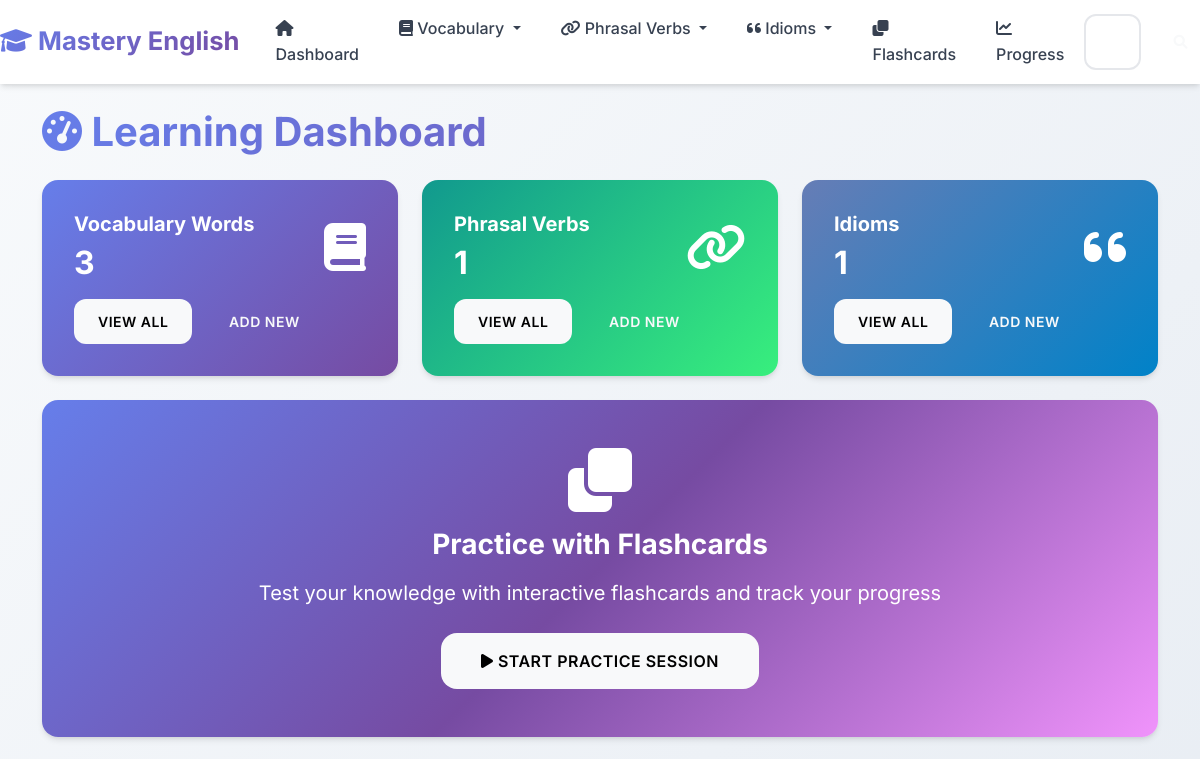
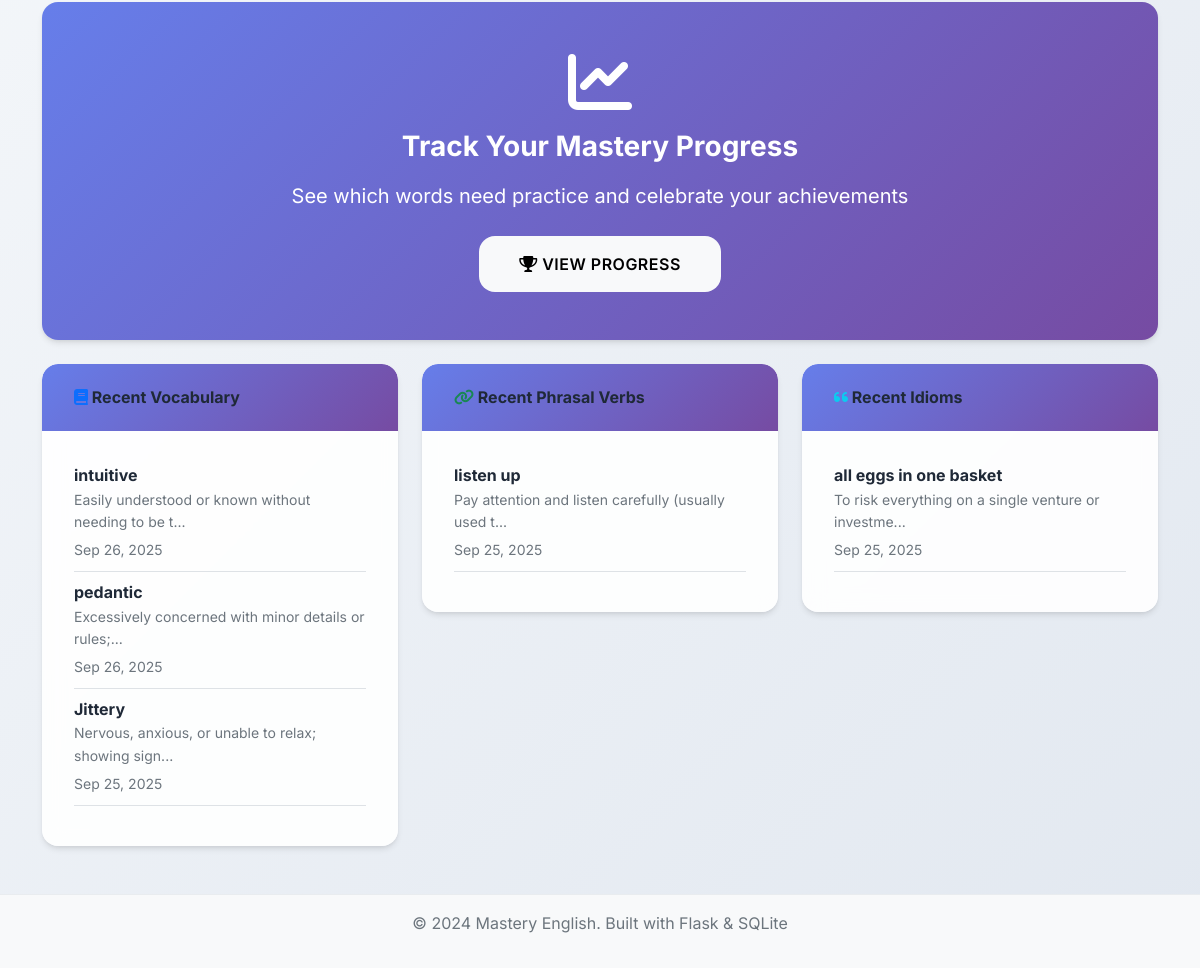
Before: / with the older database file (2 pictures, top to bottom).
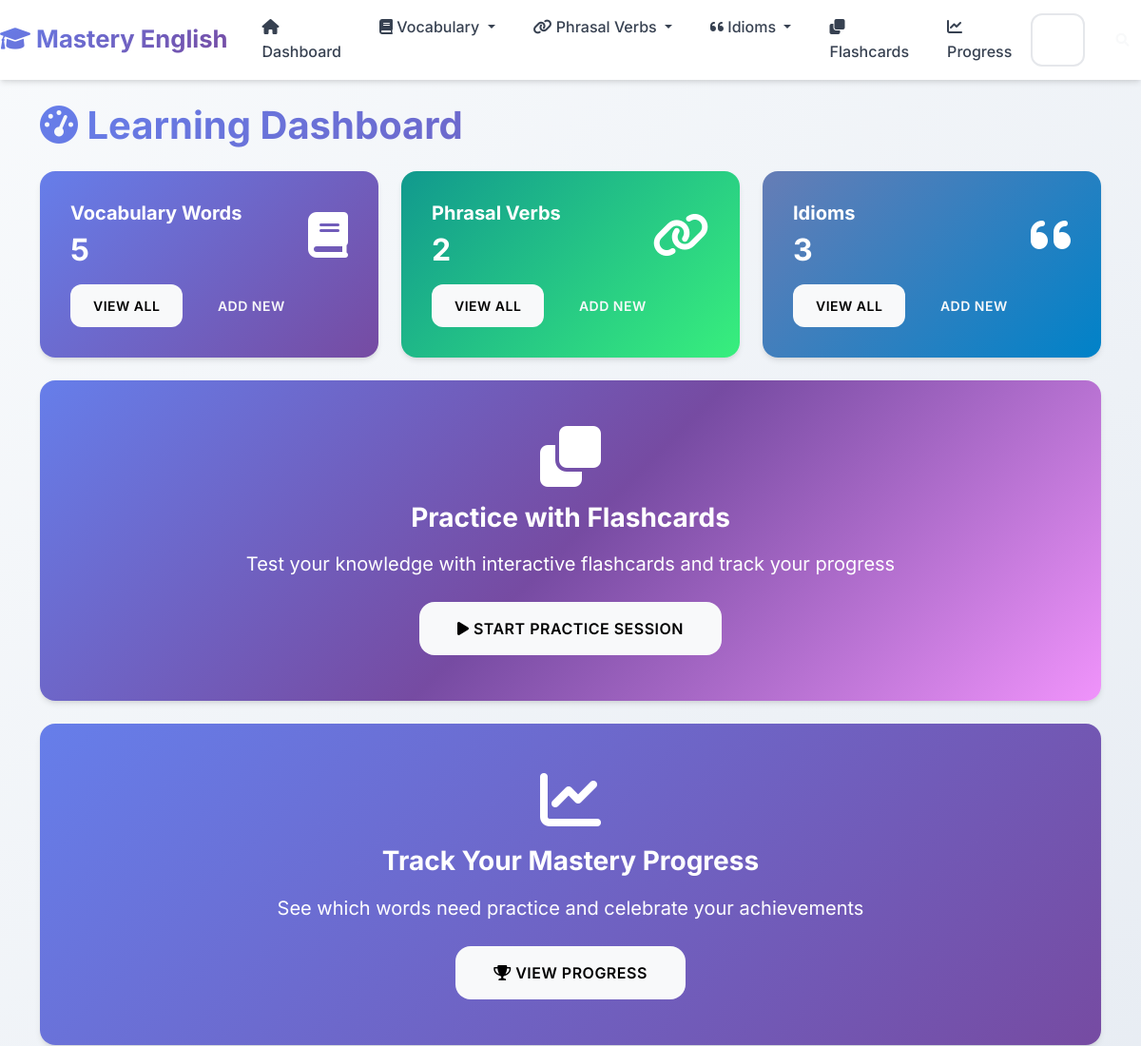
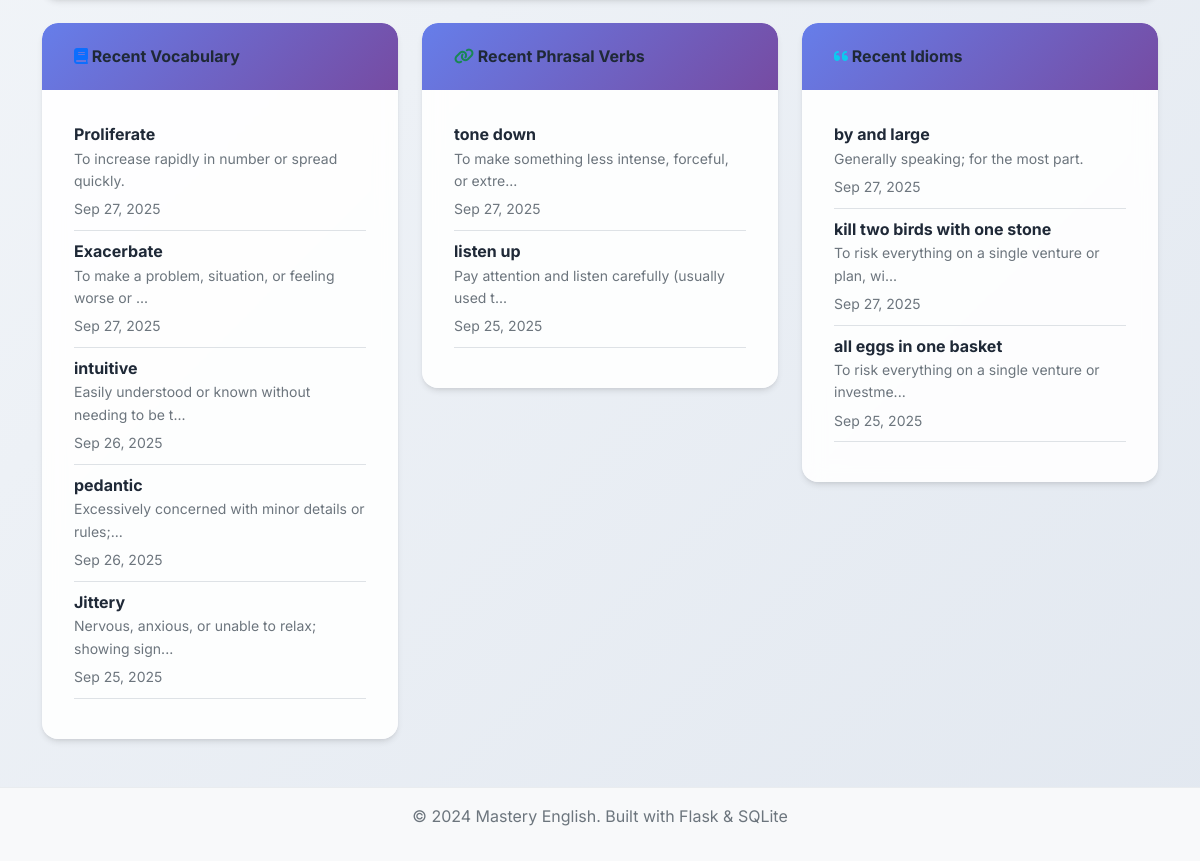
After: the same page with the newer database file (2 pictures, top to bottom).
### app.py (models this page shows, shortened)
class VocabularyWord(db.Model):
    __tablename__ = 'vocabulary_words'
    id = db.Column(db.Integer, primary_key=True)
    word = db.Column(db.String(100), nullable=False)
    definition = db.Column(db.Text, nullable=False)
    example_sentence = db.Column(db.Text)
    pronunciation = db.Column(db.String(100))
    part_of_speech = db.Column(db.String(50))
    difficulty_level = db.Column(db.String(20), default='medium')
    date_added = db.Column(db.DateTime, default=datetime.utcnow)
    times_practiced = db.Column(db.Integer, default=0)
    last_practiced = db.Column(db.DateTime)
    mastery_level = db.Column(db.Integer, default=0)

class PhrasalVerb(db.Model):
    __tablename__ = 'phrasal_verbs'
    id = db.Column(db.Integer, primary_key=True)
    phrasal_verb = db.Column(db.String(100), nullable=False)
    meaning = db.Column(db.Text, nullable=False)
    example_sentence = db.Column(db.Text)
    separable = db.Column(db.Boolean, default=False)
    difficulty_level = db.Column(db.String(20), default='medium')
    date_added = db.Column(db.DateTime, default=datetime.utcnow)
    times_practiced = db.Column(db.Integer, default=0)
    last_practiced = db.Column(db.DateTime)
    mastery_level = db.Column(db.Integer, default=0)

class Idiom(db.Model):
    __tablename__ = 'idioms'
    id = db.Column(db.Integer, primary_key=True)
    idiom = db.Column(db.String(200), nullable=False)
    meaning = db.Column(db.Text, nullable=False)
    example_sentence = db.Column(db.Text)
    origin = db.Column(db.Text)
    difficulty_level = db.Column(db.String(20), default='medium')
    date_added = db.Column(db.DateTime, default=datetime.utcnow)
    times_practiced = db.Column(db.Integer, default=0)
    last_practiced = db.Column(db.DateTime)
    mastery_level = db.Column(db.Integer, default=0)

### app.py (the view)
@app.route('/')
def index():
    vocab_count = VocabularyWord.query.count()
    phrasal_count = PhrasalVerb.query.count()
    idiom_count = Idiom.query.count()
    recent_vocab = VocabularyWord.query.order_by(VocabularyWord.date_added.desc()).limit(5).all()
    recent_phrasal = PhrasalVerb.query.order_by(PhrasalVerb.date_added.desc()).limit(5).all()
    recent_idioms = Idiom.query.order_by(Idiom.date_added.desc()).limit(5).all()
    return render_template('index.html',
                         vocab_count=vocab_count,
                         phrasal_count=phrasal_count,
                         idiom_count=idiom_count,
                         recent_vocab=recent_vocab,
                         recent_phrasal=recent_phrasal,
                         recent_idioms=recent_idioms)

### templates/index.html (shortened to what this page needs)
{% extends "base.html" %}
{% block content %}
<div class="row">
    <div class="col-12">
        <h1 class="mb-4">
            <i class="fas fa-tachometer-alt"></i> Learning Dashboard
        </h1>
    </div>
</div>
<div class="row mb-4">
    <div class="col-md-4">
        <div class="card dashboard-card text-white" style="background: var(--gradient-primary);">
            <div class="card-body">
                <div class="d-flex justify-content-between">
                    <div>
                        <h5 class="card-title text-white">Vocabulary Words</h5>
                        <h2 class="mb-0 text-white">{{ vocab_count }}</h2>
                    </div>
                    <div class="align-self-center floating-element">
                        <i class="fas fa-book fa-3x"></i>
                    </div>
                </div>
                <div class="mt-3">
                    <a href="{{ url_for('vocabulary_list') }}" class="btn btn-light btn-sm me-2">View All</a>
                    <a href="{{ url_for('add_vocabulary') }}" class="btn btn-outline-light btn-sm">Add New</a>
                </div>
            </div>
        </div>
    </div>
    <div class="col-md-4">
        <div class="card dashboard-card text-white" style="background: var(--gradient-success);">
            <div class="card-body">
                <div class="d-flex justify-content-between">
                    <div>
                        <h5 class="card-title text-white">Phrasal Verbs</h5>
                        <h2 class="mb-0 text-white">{{ phrasal_count }}</h2>
                    </div>
                    <div class="align-self-center floating-element">
                        <i class="fas fa-link fa-3x"></i>
                    </div>
                </div>
                <div class="mt-3">
                    <a href="{{ url_for('phrasal_verbs_list') }}" class="btn btn-light btn-sm me-2">View All</a>
                    <a href="{{ url_for('add_phrasal_verb') }}" class="btn btn-outline-light btn-sm">Add New</a>
                </div>
            </div>
        </div>
    </div>
    <div class="col-md-4">
        <div class="card dashboard-card text-white" style="background: var(--gradient-info);">
            <div class="card-body">
                <div class="d-flex justify-content-between">
                    <div>
                        <h5 class="card-title text-white">Idioms</h5>
                        <h2 class="mb-0 text-white">{{ idiom_count }}</h2>
                    </div>
                    <div class="align-self-center floating-element">
                        <i class="fas fa-quote-left fa-3x"></i>
                    </div>
                </div>
                <div class="mt-3">
                    <a href="{{ url_for('idioms_list') }}" class="btn btn-light btn-sm me-2">View All</a>
                    <a href="{{ url_for('add_idiom') }}" class="btn btn-outline-light btn-sm">Add New</a>
                </div>
            </div>
        </div>
    </div>
</div>
<div class="row mb-4">
    <div class="col-12">
        <div class="card dashboard-card" style="background: var(--gradient-hero); color: white;">
            <div class="card-body text-center py-5">
                <div class="floating-element">
                    <i class="fas fa-clone fa-4x mb-3"></i>
                </div>
                <h3 class="card-title text-white mb-3">
                    Practice with Flashcards
                </h3>
                <p class="card-text text-white fs-5 mb-4">Test your knowledge with interactive flashcards and track your progress</p>
                <a href="{{ url_for('flashcards_menu') }}" class="btn btn-light btn-lg pulse-primary">
                    <i class="fas fa-play"></i> Start Practice Session
                </a>
            </div>
        </div>
    </div>
</div>
<div class="row mb-4">
    <div class="col-12">
        <div class="card dashboard-card" style="background: linear-gradient(135deg, #667eea 0%, #764ba2 100%); color: white;">
            <div class="card-body text-center py-5">
                <div class="floating-element">
                    <i class="fas fa-chart-line fa-4x mb-3"></i>
                </div>
                <h3 class="card-title text-white mb-3">
                    Track Your Mastery Progress
                </h3>
                <p class="card-text text-white fs-5 mb-4">See which words need practice and celebrate your achievements</p>
                <a href="{{ url_for('progress') }}" class="btn btn-light btn-lg pulse-primary">
                    <i class="fas fa-trophy"></i> View Progress
                </a>
            </div>
        </div>
    </div>
</div>
<div class="row">
    <div class="col-md-4">
        <div class="card">
            <div class="card-header">
                <h6 class="mb-0">
                    <i class="fas fa-book text-primary"></i> Recent Vocabulary
                </h6>
            </div>
            <div class="card-body">
                {% if recent_vocab %}
                    {% for word in recent_vocab %}
                        <div class="border-bottom pb-2 mb-2">
                            <strong>{{ word.word }}</strong>
                            <p class="mb-1 text-muted small">{{ word.definition[:50] }}{% if word.definition|length > 50 %}...{% endif %}</p>
                            <small class="text-muted">{{ word.date_added.strftime('%b %d, %Y') }}</small>
                        </div>
                    {% endfor %}
                {% else %}
                    <p class="text-muted">No vocabulary words yet.</p>
                {% endif %}
            </div>
        </div>
    </div>
    <div class="col-md-4">
        <div class="card">
            <div class="card-header">
                <h6 class="mb-0">
                    <i class="fas fa-link text-success"></i> Recent Phrasal Verbs
                </h6>
            </div>
            <div class="card-body">
                {% if recent_phrasal %}
                    {% for phrasal in recent_phrasal %}
                        <div class="border-bottom pb-2 mb-2">
                            <strong>{{ phrasal.phrasal_verb }}</strong>
                            <p class="mb-1 text-muted small">{{ phrasal.meaning[:50] }}{% if phrasal.meaning|length > 50 %}...{% endif %}</p>
                            <small class="text-muted">{{ phrasal.date_added.strftime('%b %d, %Y') }}</small>
                        </div>
                    {% endfor %}
                {% else %}
                    <p class="text-muted">No phrasal verbs yet.</p>
                {% endif %}
            </div>
        </div>
    </div>
    <div class="col-md-4">
        <div class="card">
            <div class="card-header">
                <h6 class="mb-0">
                    <i class="fas fa-quote-left text-info"></i> Recent Idioms
                </h6>
            </div>
            <div class="card-body">
                {% if recent_idioms %}
                    {% for idiom in recent_idioms %}
                        <div class="border-bottom pb-2 mb-2">
                            <strong>{{ idiom.idiom }}</strong>
                            <p class="mb-1 text-muted small">{{ idiom.meaning[:50] }}{% if idiom.meaning|length > 50 %}...{% endif %}</p>
                            <small class="text-muted">{{ idiom.date_added.strftime('%b %d, %Y') }}</small>
                        </div>
                    {% endfor %}
                {% else %}
                    <p class="text-muted">No idioms yet.</p>
                {% endif %}
            </div>
        </div>
    </div>
</div>
{% endblock %}

### templates/base.html (shortened to what this page needs)
<!DOCTYPE html>
<html lang="en">
<head>
    <link href="https://cdn.jsdelivr.net/npm/bootstrap@5.1.3/dist/css/bootstrap.min.css" rel="stylesheet">
    <link href="https://cdnjs.cloudflare.com/ajax/libs/font-awesome/6.0.0/css/all.min.css" rel="stylesheet">
    <link href="{{ url_for('static', filename='css/style.css') }}" rel="stylesheet">
</head>
<body>
    <nav class="navbar navbar-expand-lg navbar-light")
        <div class="container">
            <a class="navbar-brand" href="{{ url_for('index') }}">
                <i class="fas fa-graduation-cap"></i> Mastery English
            </a>
            <div class="collapse navbar-collapse" id="navbarNav">
                <ul class="navbar-nav me-auto">
                    <li class="nav-item">
                        <a class="nav-link" href="{{ url_for('index') }}">
                            <i class="fas fa-home"></i> Dashboard
                        </a>
                    </li>
                    <li class="nav-item dropdown">
                        <a class="nav-link dropdown-toggle" href="#" id="vocabDropdown" role="button" data-bs-toggle="dropdown">
                            <i class="fas fa-book"></i> Vocabulary
                        </a>
                    </li>
                    <li class="nav-item dropdown">
                        <a class="nav-link dropdown-toggle" href="#" id="phrasalDropdown" role="button" data-bs-toggle="dropdown">
                            <i class="fas fa-link"></i> Phrasal Verbs
                        </a>
                    </li>
                    <li class="nav-item dropdown">
                        <a class="nav-link dropdown-toggle" href="#" id="idiomsDropdown" role="button" data-bs-toggle="dropdown">
                            <i class="fas fa-quote-left"></i> Idioms
                        </a>
                    </li>
                    <li class="nav-item">
                        <a class="nav-link" href="{{ url_for('flashcards_menu') }}">
                            <i class="fas fa-clone"></i> Flashcards
                        </a>
                    </li>
                    <li class="nav-item">
                        <a class="nav-link" href="{{ url_for('progress') }}">
                            <i class="fas fa-chart-line"></i> Progress
                        </a>
                    </li>
                </ul>
                <div class="d-flex">
                    <form class="d-flex" method="GET" action="{{ url_for('search') }}">
                        <input class="form-control me-2" type="search" name="q" placeholder="Search..." aria-label="Search">
                        <button class="btn btn-outline-light" type="submit">
                            <i class="fas fa-search"></i>
                        </button>
                    </form>
                </div>
            </div>
    </nav>
    <main class="container mt-4">
        {% block content %}{% endblock %}
    </main>
    <footer class="bg-light text-center text-muted py-3 mt-5">
        <div class="container">
            <p>&copy; 2024 Mastery English. Built with Flask & SQLite</p>
        </div>
    </footer>
</body>
</html>

Changed rows visible on the page:
added VocabularyWord: word "Proliferate", definition "To increase rapidly in number or spread quickly.", date_added "Sep 27, 2025"
added VocabularyWord: word "Exacerbate", definition "To make a problem, situation, or feeling worse or", date_added "Sep 27, 2025"
added PhrasalVerb: phrasal_verb "tone down", meaning "To make something less intense, forceful, or extre", date_added "Sep 27, 2025"
added Idiom: idiom "by and large", meaning "Generally speaking; for the most part.", date_added "Sep 27, 2025"
added Idiom: idiom "kill two birds with one stone", meaning "To risk everything on a single venture or plan, wi", date_added "Sep 27, 2025"
Other visible differences:
{{ vocab_count }}: "3" → "5"
{{ phrasal_count }}: "1" → "2"
{{ idiom_count }}: "1" → "3"
